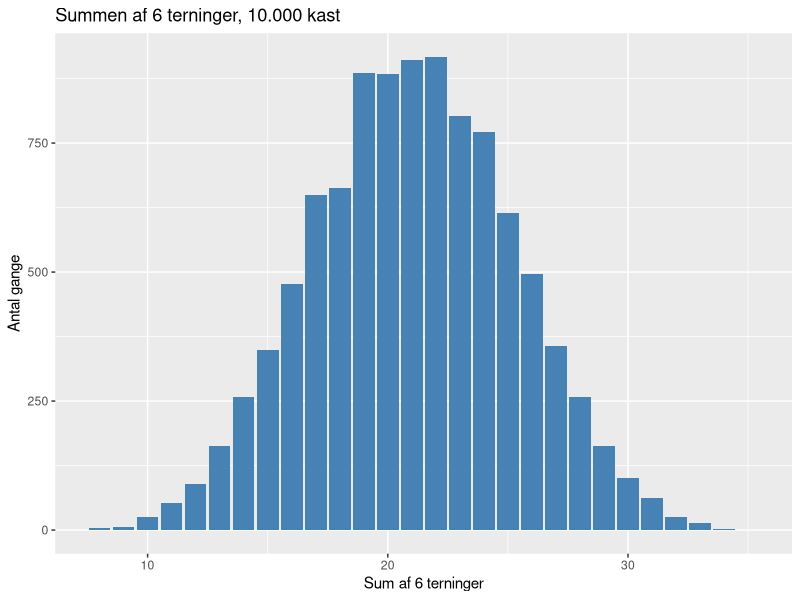
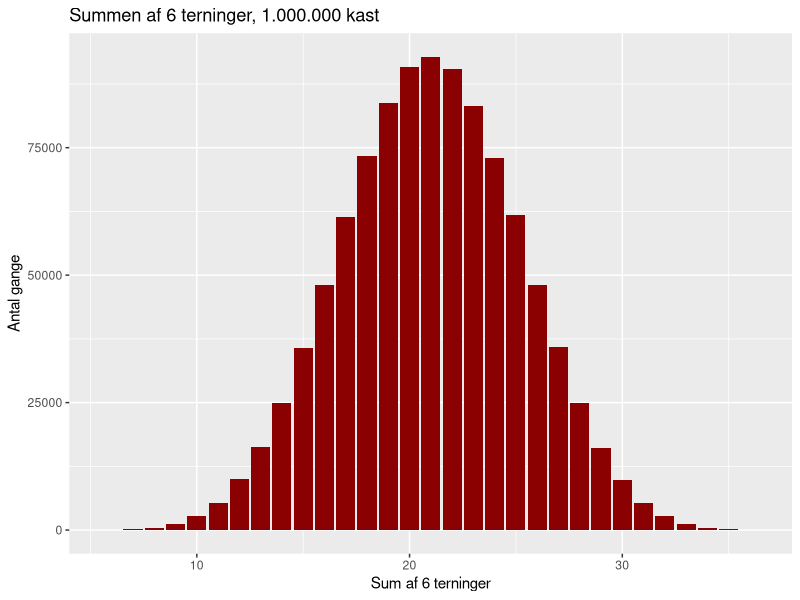

Reproduce these figures in R, in order.
# =====================================================================
# OLA 1 – Opgave 3: Tilfældigheder og terninger
# =====================================================================
# Opgave 3 står helt for sig selv.

library(tidyverse)   # ggplot2 til barplots

set.seed(1)          # samme tilfældige tal hver gang, så resultaterne kan genskabes


# =====================================================================
# Opgave 3.1: Funktion til terninger
# =====================================================================
slaa_terninger <- function(antal_terninger) {
  sample(1:6, size = antal_terninger, replace = TRUE)                           # replace = TRUE: samme tal kan komme igen
}

kast_25000 <- slaa_terninger(25000)
antal_femmere <- sum(kast_25000 == 5)                                            # == 5 giver TRUE/FALSE, sum tæller TRUE
antal_femmere
# 4.206 femmere (med set.seed(1))
sandsynlighed_for_femmer <- antal_femmere / 25000
sandsynlighed_for_femmer
# 0,168: tæt på 1/6 = 0,167, som er den teoretiske sandsynlighed for en 5'er


# =====================================================================
# Opgave 3.2: Plot I
# =====================================================================
sum_af_6_terninger <- function() {
  sum(slaa_terninger(6))                                                         # slå 6 terninger og læg dem sammen
}
sum_af_6_terninger()

summer_10000 <- replicate(10000, sum_af_6_terninger())                           # replicate: gentag funktionen 10.000 gange

data.frame(sum = summer_10000) |>
  ggplot(aes(x = sum)) +
  geom_bar(fill = "steelblue") +                                                 # geom_bar tæller, hvor mange gange hver sum kom
  labs(title = "Summen af 6 terninger, 10.000 kast", x = "Sum af 6 terninger", y = "Antal gange")
# Summen kan gå fra 6 til 36 og er oftest omkring 21 (6 * 3,5). Fordelingen ligner en klokke,
# fordi der er mange flere måder at få 21 på end at få 6 (kun 1+1+1+1+1+1).
# Det giver mening, fordi sample() giver hvert tal 1-6 lige stor chance.


# =====================================================================
# Opgave 3.3: Plot II
# =====================================================================
summer_million <- replicate(1000000, sum_af_6_terninger())                       # tager lidt tid

data.frame(sum = summer_million) |>
  ggplot(aes(x = sum)) +
  geom_bar(fill = "darkred") +
  labs(title = "Summen af 6 terninger, 1.000.000 kast", x = "Sum af 6 terninger", y = "Antal gange")
# Med 1.000.000 kast bliver fordelingen meget glattere og mere symmetrisk end med 10.000:
# jo flere kast, jo tættere kommer vi på den teoretiske fordeling (store tals lov).


# =====================================================================
# Opgave 3.4: Lav dine egne data
# =====================================================================
tilfaeldig_raekke <- sample(c(1, 2, 3, 5, 6))                                    # tallene 1, 2, 3, 5, 6 i tilfældig rækkefølge
tilfaeldig_raekke

min_matrix <- cbind(tal_2_til_6 = 2:6, tilfaeldig_raekke)                                      # cbind sætter to lige lange kolonner sammen
min_matrix
dim(min_matrix)
# 5 rækker og 2 kolonner
